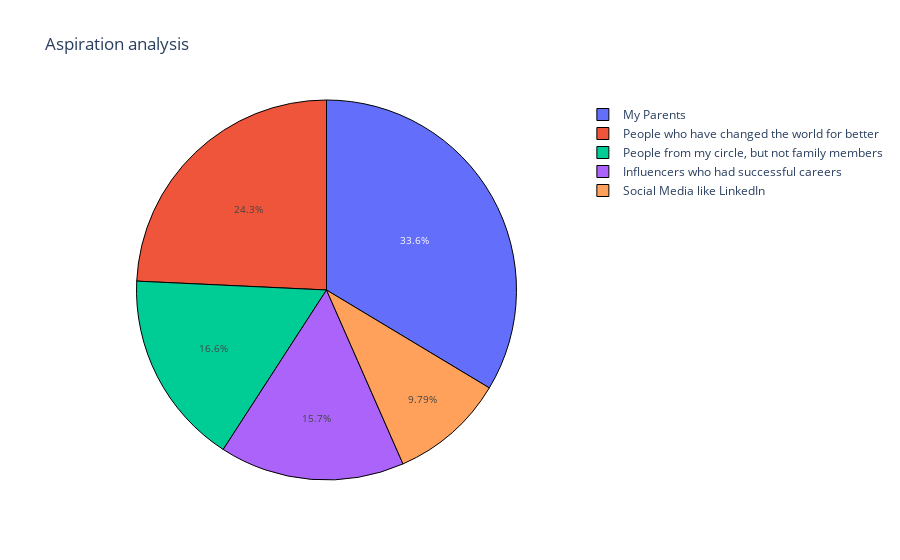

Notebook source saved alongside this figure:
### Markdown cell above
Objective 2 - Career aspiration

### Code cell
asp_data = data["Which of the below factors influence the most about your career aspirations ?"].value_counts()
label = asp_data.index
count = asp_data.values
fig = plt.pie(asp_data, names = label, values = count, title = "Aspiration analysis")
fig.update_traces(
    hoverinfo="label+value",
    textinfo="percent",
    textfont_size=10,
    marker=dict(line=dict(color="black", width=1))
)
fig.show()

### Figure 1 — Plotly figure (JSON) as saved in the notebook; plotly's stock layout.template omitted (floating-point values rounded to 4 significant figures)
{"data": [{"domain": {"x": [0, 1], "y": [0, 1]}, "hoverinfo": "label+value", "hovertemplate": "Which of the below factors influence the most about your career aspirations ?=%{label}<br>value=%{value}<extra></extra>", "labels": ["My Parents", "People who have changed the world for better", "People from my circle, but not family members", "Influencers who had successful careers", "Social Media like LinkedIn"], "legendgroup": "", "marker": {"line": {"color": "black", "width": 1}}, "name": "", "showlegend": true, "textfont": {"size": 10}, "textinfo": "percent", "type": "pie", "values": [79, 57, 39, 37, 23]}], "layout": {"autosize": true, "legend": {"tracegroupgap": 0}, "title": {"text": "Aspiration analysis"}}}
